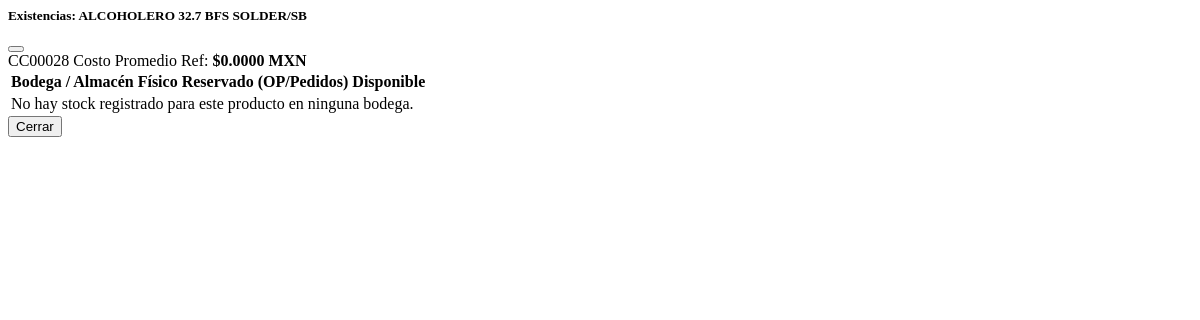
The app's page /inventario/catalogo/148/stock/ (signed in), older data.
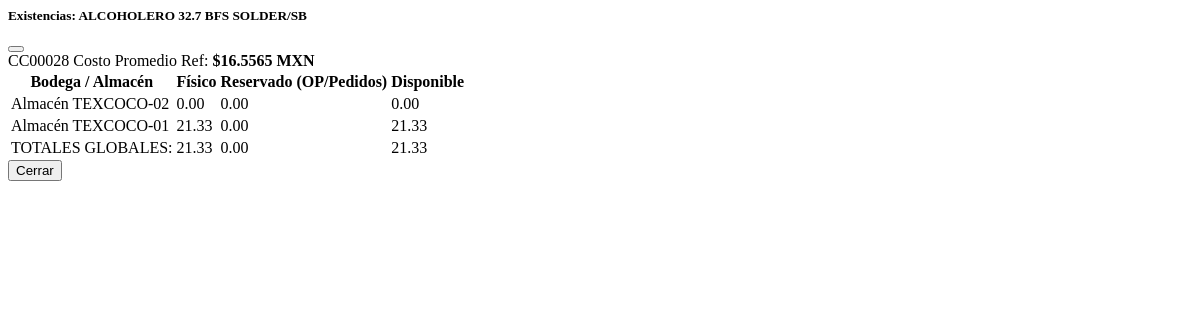
The same page, newer data.
### inventario/models.py (models this page shows, shortened)
class Producto(models.Model):
    MATERIA_PRIMA = 'MP'
    COMPONENTE = 'CP'
    PRODUCTO_TERMINADO = 'PT'
    HOJALATA_ROLLO = 'HR'
    HOJA_LITOGRAFIADA = 'HL'
    HOJA_CORTADA = 'HC'
    PLANTILLA = 'CC'
    TIPO_PRODUCTO_CHOICES = [
        (MATERIA_PRIMA, 'Materia Prima (Materiales de Empaque/Cobre/Bzniz)'),
        (COMPONENTE, 'Componente (Conos/Fondos/Boq./Válvulas)'),
        (PRODUCTO_TERMINADO, 'Bote Terminado (Aerosol,Alcoholero,Pintura)'),
        (HOJALATA_ROLLO, 'Hojalata Rollo'),
        (HOJA_LITOGRAFIADA, 'Hoja (Litografiada / Barnizada)'),
        (HOJA_CORTADA, 'Hoja Cortada Plain'),
        (PLANTILLA, 'Plantilla(Cuerpos Cortados)'),
    ]
    nombre = models.CharField(max_length=255)
    sku = models.CharField(max_length=50, unique=True, help_text="Ej: AE-001 (Aerosol) o MP-BAR-EPO (Barniz)")
    descripcion = models.TextField(blank=True, null=True)
    tipo = models.CharField(max_length=2, choices=TIPO_PRODUCTO_CHOICES, default=PRODUCTO_TERMINADO)
    unidad_medida = models.ForeignKey(UnidadMedida, on_delete=models.PROTECT, help_text="Ej: Pza, Kg")
    moneda_base_costo = models.ForeignKey(
        Moneda, on_delete=models.PROTECT, related_name='productos_costo', help_text="Moneda en la que se rastrea el costo promedio"
    )
    moneda_base_venta = models.ForeignKey(
        Moneda, on_delete=models.PROTECT, related_name='productos_venta', help_text="Moneda de referencia para precios de venta"
    )
    costo_promedio_mxn = models.DecimalField(
        max_digits=18, decimal_places=6, default=Decimal('0.000000'), help_text="Costo promedio unitario en MXN para contabilidad"
    )
    clave_sat = models.CharField(
        max_length=10, default='24121800',
        verbose_name="Clave SAT Prod/Serv",
        help_text="Clave de producto/servicio SAT (ej. 24121800 para empaques y envases metálicos)"
    )
    clave_unidad_sat = models.CharField(
        max_length=10, default='H87',
        verbose_name="Clave Unidad SAT",
        help_text="Clave de unidad de medida SAT (ej. H87 para Pieza, KGM para Kilogramo)"
    )
    class Meta:
        verbose_name = "Producto"
        verbose_name_plural = "Catálogo de Productos"

class Stock(models.Model):
    producto = models.ForeignKey(Producto, on_delete=models.CASCADE)
    bodega = models.ForeignKey(Bodega, on_delete=models.PROTECT)
    cantidad = models.DecimalField(
        max_digits=18, decimal_places=6, default=Decimal('0.000000'), validators=[MinValueValidator(Decimal('0.000000'))]
    )
    cantidad_reservada = models.DecimalField(
        max_digits=18, decimal_places=6, default=Decimal('0.000000'),
        help_text="Stock apartado para Órdenes de Producción o Pedidos de Venta"
    )
    ubicacion_especifica = models.CharField(max_length=50, blank=True, null=True, help_text="Ej: Pasillo A, Estante 4")
    stock_minimo = models.DecimalField(max_digits=18, decimal_places=6, default=Decimal('0.000000'), help_text="Alerta de stock mínimo")
    fecha_ultima_actualizacion = models.DateTimeField(auto_now=True)
    class Meta:
        verbose_name = "Existencia (Stock)"
        verbose_name_plural = "Existencias por Ubicación"
        unique_together = ('producto', 'bodega')
    @property
    def cantidad_disponible(self):
        return self.cantidad - self.cantidad_reservada

class Bodega(models.Model):
    codigo = models.CharField(max_length=20, unique=True)
    nombre = models.CharField(max_length=100)
    descripcion = models.TextField(blank=True, null=True)
    class Meta:
        verbose_name = "Bodega / Almacén"
        verbose_name_plural = "Bodegas / Almacenes"

### inventario/views.py (the view)
# urls.py: path('catalogo/<int:pk>/stock/', views.producto_stock_view, name='producto_stock'),
@login_required
@permission_required('inventario.view_stock', raise_exception=True)
def producto_stock_view(request, pk):
    producto = get_object_or_404(Producto, pk=pk)
    existencias = Stock.objects.filter(producto=producto).select_related('bodega')
    total_fisico = sum(e.cantidad for e in existencias)
    total_reservado = sum(e.cantidad_reservada for e in existencias)
    total_disponible = total_fisico - total_reservado
    context = {
        'producto': producto,
        'existencias': existencias,
        'total_fisico': total_fisico,
        'total_reservado': total_reservado,
        'total_disponible': total_disponible,
    }
    return render(request, 'inventario/partials/_modal_stock.html', context)

### inventario/templates/inventario/partials/_modal_stock.html (shortened to what this page needs)
<div class="modal fade" id="stockModal" tabindex="-1" aria-labelledby="stockModalLabel" aria-hidden="true">
    <div class="modal-dialog modal-dialog-centered modal-lg">
        <div class="modal-content border-0 shadow">
            <div class="modal-header bg-light border-bottom">
                <h5 class="modal-title fw-bold text-dark" id="stockModalLabel">
                    Existencias: {{ producto.nombre }}
                </h5>
                <button type="button" class="btn-close" data-bs-dismiss="modal" aria-label="Close"></button>
            </div>
            <div class="modal-body p-4">
                <div class="d-flex align-items-center mb-4 pb-2 border-bottom">
                    <span class="badge bg-secondary me-3 fs-6">{{ producto.sku }}</span>
                    <span class="text-muted small">Costo Promedio Ref: <strong>${{ producto.costo_promedio_mxn|floatformat:4 }} MXN</strong></span>
                </div>
                <div class="table-responsive">
                    <table class="table table-bordered table-hover align-middle text-center small mb-0">
                        <thead class="table-light">
                            <tr>
                                <th class="text-start text-secondary">Bodega / Almacén</th>
                                <th class="text-secondary">Físico</th>
                                <th class="text-secondary">Reservado (OP/Pedidos)</th>
                                <th class="bg-primary bg-opacity-10 text-primary border-primary border-opacity-25">Disponible</th>
                            </tr>
                        </thead>
                        <tbody>
                            {% for item in existencias %}
                            <tr>
                                <td class="text-start fw-semibold text-dark">{{ item.bodega.nombre }}</td>
                                <td>{{ item.cantidad|floatformat:2 }}</td>
                                <td class="text-warning fw-semibold">{{ item.cantidad_reservada|floatformat:2 }}</td>
                                <td class="bg-primary bg-opacity-10 fw-bold text-primary border-primary border-opacity-25">{{ item.cantidad_disponible|floatformat:2 }}</td>
                            </tr>
                            {% empty %}
                            <tr>
                                <td colspan="4" class="text-muted py-4">
                                    No hay stock registrado para este producto en ninguna bodega.
                                </td>
                            </tr>
                            {% endfor %}
                        </tbody>
                        {% if existencias %}
                        <tfoot class="table-light fw-bold">
                            <tr>
                                <td class="text-end text-secondary">TOTALES GLOBALES:</td>
                                <td>{{ total_fisico|floatformat:2 }}</td>
                                <td class="text-warning">{{ total_reservado|floatformat:2 }}</td>
                                <td class="text-primary fs-6">{{ total_disponible|floatformat:2 }}</td>
                            </tr>
                        </tfoot>
                        {% endif %}
                    </table>
                </div>
            </div>
            <div class="modal-footer bg-light border-top">
                <button type="button" class="btn btn-secondary shadow-sm" data-bs-dismiss="modal">Cerrar</button>
            </div>
        </div>
    </div>
</div>

Row changes from the older to the newer data that the page shows:
changed Producto "CC00028": costo_promedio_mxn "0.0000" → "16.5565"
added Stock: bodega.nombre "Almacén TEXCOCO-02", cantidad "0.00", cantidad_reservada "0.00", cantidad_disponible "0.00"
added Stock: bodega.nombre "Almacén TEXCOCO-01", cantidad "21.33", cantidad_reservada "0.00", cantidad_disponible "21.33"
Text that changed along with them:
{{ total_fisico|floatformat:2 }}: (not shown) → "21.33"
{{ total_reservado|floatformat:2 }}: (not shown) → "0.00"
{{ total_disponible|floatformat:2 }}: (not shown) → "21.33"
text no longer shown: "No hay stock registrado para este producto en ninguna bodega."
text now shown: "TOTALES GLOBALES:"
